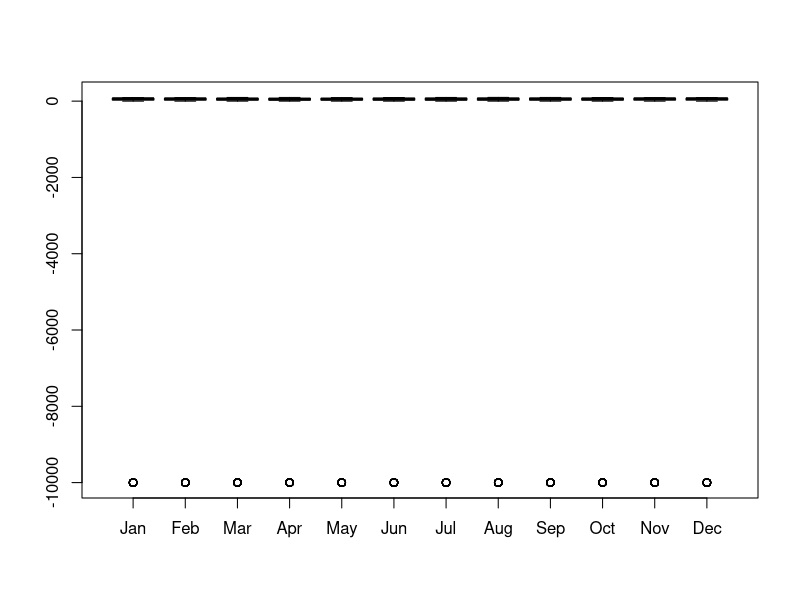
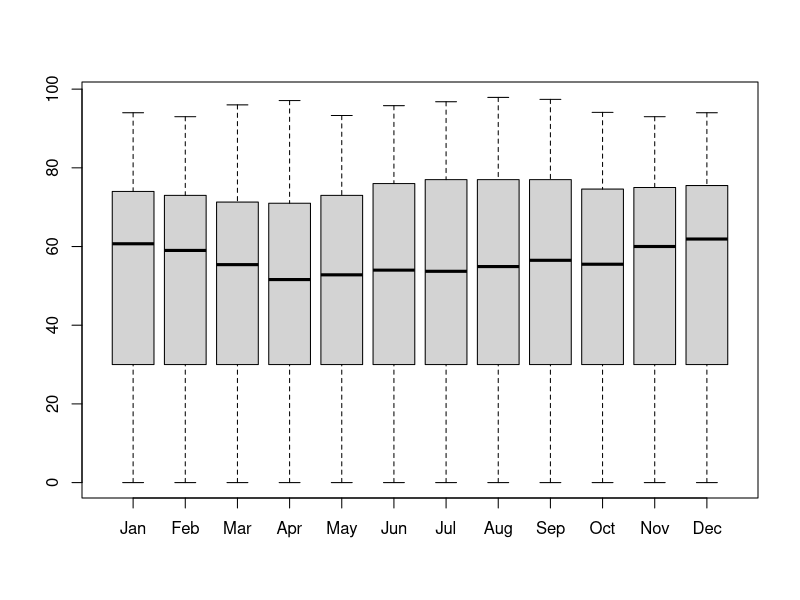

Here is the R script that generated these plots, in order: (Note: this script raises an error after producing the figures.)
library(tidyverse)
#library(reshape)

humidity <- read.csv("./data/raw.csv")
  View(humidity)

### Exploring and cleaning the data before treating it ###
# Note that the data we're interested in is the humidity %

head(humidity)
  summary(humidity) # There are a few "NA" values in the months variables

class(humidity$Jan)
  str(humidity)

## Are there any "NA" values?
mean(humidity$Jan)  # Observe  that it returns "NA" for all months. Probably a wrong observation that'd be worth excluding
mean(humidity$Mar)

summary(humidity$Jan)
summary(humidity$Mar)

# Identify the "NA": Create an index for months with "NA"

month <- c("Jan", "Feb", "Mar", "Apr", "May", "Jun", "Jul", "Aug", "Sep", "Oct", "Nov", "Dec")

na_month <- is.na(humidity[month])
  which_na <- which(na_month == "TRUE")
  which_na
sum(na_month)    # Returns 26 ie 2 for each of the 13 months

na_jan <- is.na(humidity$Jan)
na_jan[1:10]
humidity$Station.Name[na_jan]     # Note that this could be an error when importing the data
# [1] "Footnote"               "code for missing value"

## Are there any outliers: Identifying

humidity[month]
hum_boxplot <- boxplot(humidity[month])   # All of the months seem to have an outlier at about -10k, 
                                          # which seems to be the minimum value

summary(humidity$Jan)
summary(humidity$Feb)
summary(humidity$Mar)
summary(humidity[month])    #  Note that some observations still have outliers -9999.9 which seem to be an error (no negative humidity) 
                            #  Because it's irrelevant, let's drop it

# Identifying the observations + creating a working table

keep_var <- c("Country.or.Territory", "Station.Name", "Period", "Element.Statistic.Qualifier.Code", "Statistic.Description", "Unit",
              "Jan", "Feb", "Mar", "Apr", "May", "Jun", "Jul", "Aug", "Sep", "Oct", "Nov", "Dec")

  view(humidity %>% select(all_of(keep_var)) %>% filter_at(vars(month), all_vars(. < 0))) # This code says "for a certain obs, filter if all months are < 0"
  # length = 18. Remember that there are 2 obs with "NA"

wrk_humidity <- humidity %>% select(all_of(keep_var)) %>% filter_at(vars(month), any_vars(. >= 0)) # The expected result is 17 var & 5685 obs
  # This code says "for a certain obs, filter if any month is >= 0"
  # Note that this  table still has a lot of -9999.99 values
  # Rewrite the wrk_humidity

wrk_humidity <- humidity %>% select(all_of(keep_var)) %>% filter_at(vars(month), all_vars(. >= 0))  # This code says "for a certain obs, filter if all month are >= 0"

length(keep_var)  
  ncol(wrk_humidity)
  view(wrk_humidity)

summary(wrk_humidity[month])

## Final check

new_hum_boxplot <- boxplot(wrk_humidity[month])   # This is not what we want to see, but now we know the humidity values are OK!

names(wrk_humidity)
  levels(wrk_humidity$Country.or.Territory)   # Countries as characters. Transform them into factors

wrk_humidity$Country.or.Territory <- as.factor(wrk_humidity$Country.or.Territory)
  levels(wrk_humidity$Country.or.Territory)

summary(wrk_humidity)

## Is the data uniformly reported?

sort(humidity$Country.or.Territory)   # No, it's not. For US cities, use "Mean of 3-Hourly Observations".


### Manipulating the data you want ### 

## Selecting the cities you want in Brazil, Chile, Norway, Switzerland, and the USA

selected_humidity <- wrk_humidity %>% filter(wrk_humidity$Station.Name %in% c("Brasilia", "Rio de Janeiro", "Sao Paulo", "SANTIAGO-LOS CERRILLOS", "OSLO - BLINDERN", "Zuerich (town)", "Geneve",
                                                                              "SAN FRANCISCO/INTERNATIONAL A,CA", "BOSTON/LOGAN INT'L AIRPORT, MA", "WASHINGTON DC/NATIONAL ARPT VA", "HOUSTON/INTERCONTINENTAL, TX",
                                                                              "CHICAGO/0'HARE, IL"))
summary(c("Brasilia", "Rio de Janeiro", "Sao Paulo", "SANTIAGO-LOS CERRILLOS", "OSLO - BLINDERN", "Zuerich (town)", "Geneve",
          "SAN FRANCISCO/INTERNATIONAL A,CA", "BOSTON/LOGAN INT'L AIRPORT, MA", "WASHINGTON DC/NATIONAL ARPT VA", "HOUSTON/INTERCONTINENTAL, TX",
          "CHICAGO/0'HARE, IL"))

selected_humidity <- selected_humidity %>% filter(selected_humidity$Statistic.Description %in% c("Mean Value", "Mean of 3-Hourly Observations"))
summary(selected_humidity$Station.Name)  # Same lenght as the sequence defined above
view(selected_humidity)

intermed_selected <- selected_humidity
save(intermed_selected, file = "rda/intermed-selected.rda")

## Is the reporting period the same across all cities?
view(selected_humidity)

class(selected_humidity$Period)
same_period <- selected_humidity$Period == "1961-1990"
sum(same_period)/nrow(selected_humidity)
selected_humidity$Period[!same_period]
selected_humidity$Station.Name[!same_period]     # Houston is the only city which has an observation period different from 1961-1990

##########################

## Create a plottable data frame
# Data wrangling needed 
# All work below is unfinished

#test0 <- selected_humidity %>%  select(Station.Name, all_of(month))
#test <- reshape(test0,times=names(test0)[-1],timevar="Month",varying=names(test0)[-1],v.names="Humidity %",direction="long")
#test$Month  <- as.factor(test$Month)

# library(ggthemes)
# library(ggrepel)
# object <- test %>% ggplot(aes(Month, `Humidity %`, label = Station.Name)) #define the global
# object + geom_point(size = 3)+ geom_point(aes(col=Station.Name), size = 3) + geom_text_repel(size = 2)

